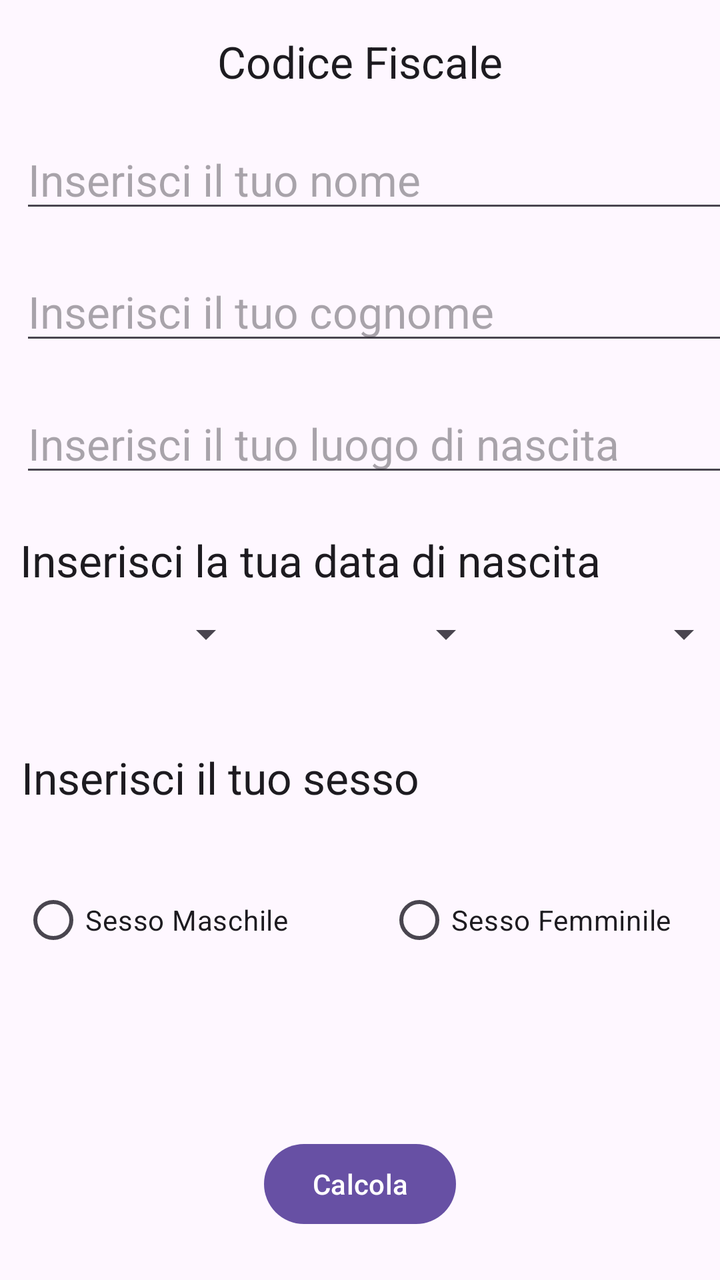
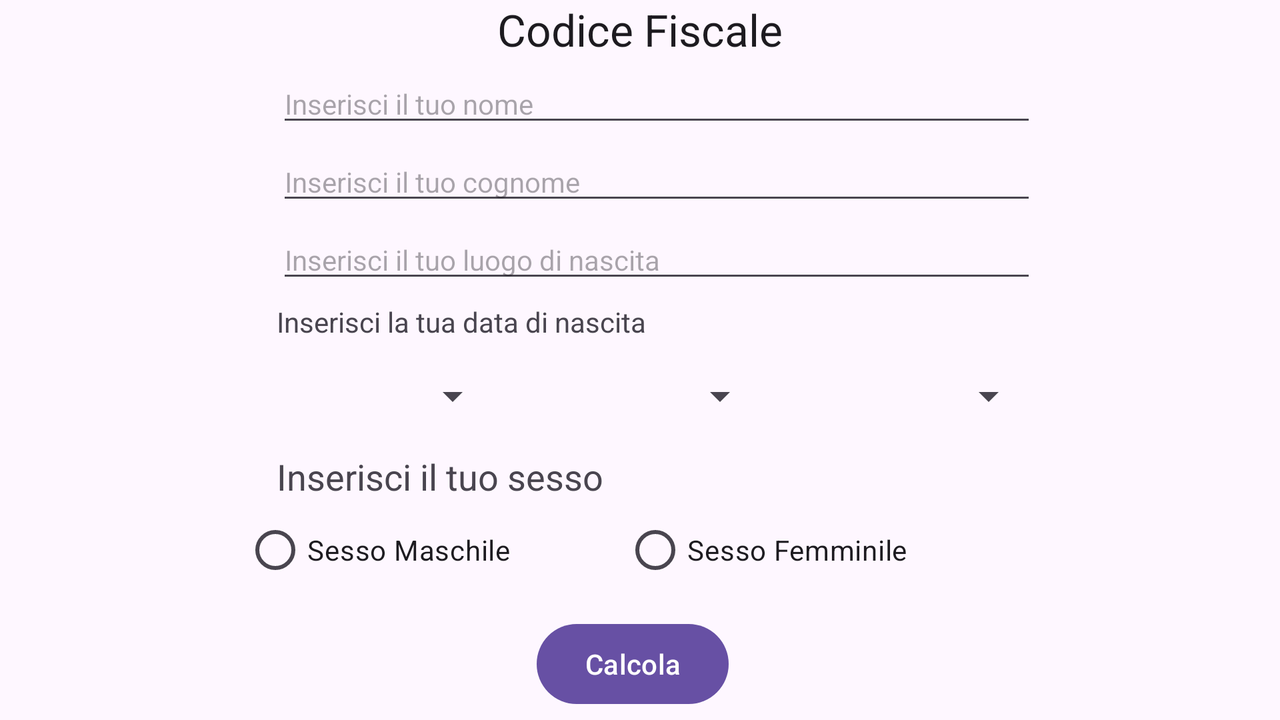

Two renders of one Android screen. The first uses the default layout on a phone; the second uses the alternative layout the repository ships for a different screen configuration, on a matching device. The two XML files are below.
<!-- AndroidManifest.xml: application theme Theme.CodiceFiscale -->
<!-- res/layout/activity_main.xml -->
<?xml version="1.0" encoding="utf-8"?>
<androidx.constraintlayout.widget.ConstraintLayout xmlns:android="http://schemas.android.com/apk/res/android"
    xmlns:app="http://schemas.android.com/apk/res-auto"
    xmlns:tools="http://schemas.android.com/tools"
    android:id="@+id/main"
    android:layout_width="match_parent"
    android:layout_height="match_parent"
    tools:context=".MainActivity"
    tools:layout_editor_absoluteX="0dp"
    tools:layout_editor_absoluteY="-14dp">

    <TextView
        android:id="@+id/DateOfBirth_textView"
        style="@style/Widget.AppCompat.TextView"
        android:layout_width="@dimen/text_layout_width"
        android:layout_height="@dimen/text_layout_height"
        android:layout_marginTop="88dp"
        android:layout_marginEnd="8dp"
        android:text="@string/DateOfBirth_TextViewValue"
        android:textAppearance="@style/TextAppearance.AppCompat.Large"
        app:layout_constraintEnd_toStartOf="@+id/guideline10"
        app:layout_constraintStart_toStartOf="@+id/guideline9"
        app:layout_constraintTop_toBottomOf="@+id/surname_editText" />


    <Spinner
        android:id="@+id/day_spinner"
        android:layout_width="112dp"
        android:layout_height="50dp"
        android:layout_marginStart="8dp"
        android:contextClickable="true"
        app:layout_constraintStart_toStartOf="@+id/guideline9"
        app:layout_constraintTop_toTopOf="@+id/guideline11" />

    <Spinner
        android:id="@+id/month_spinner"
        android:layout_width="112dp"
        android:layout_height="50dp"
        android:layout_marginStart="8dp"
        app:layout_constraintStart_toEndOf="@+id/day_spinner"
        app:layout_constraintTop_toTopOf="@+id/guideline11" />

    <Spinner
        android:id="@+id/year_spinner"
        android:layout_width="112dp"
        android:layout_height="50dp"
        android:layout_marginEnd="8dp"
        android:fadeScrollbars="false"
        app:layout_constraintEnd_toStartOf="@+id/guideline10"
        app:layout_constraintStart_toEndOf="@+id/month_spinner"
        app:layout_constraintTop_toTopOf="@+id/guideline11"
        tools:visibility="visible" />

    <TextView
        android:id="@+id/gender_textView"
        android:layout_width="@dimen/text_layout_width"
        android:layout_height="@dimen/text_layout_height"
        android:layout_marginTop="32dp"
        android:layout_marginEnd="8dp"
        android:text="@string/Gender_TextViewValue"
        android:textAppearance="@style/TextAppearance.AppCompat.Large"
        app:layout_constraintEnd_toStartOf="@+id/guideline10"
        app:layout_constraintHorizontal_bias="0.631"
        app:layout_constraintStart_toStartOf="@+id/guideline9"
        app:layout_constraintTop_toBottomOf="@+id/month_spinner" />

    <RadioGroup
        android:id="@+id/radioGroup"
        android:layout_width="360dp"
        android:layout_height="63dp"
        android:layout_marginTop="20dp"
        android:layout_marginEnd="8dp"
        android:orientation="horizontal"
        app:layout_constraintEnd_toStartOf="@+id/guideline10"
        app:layout_constraintHorizontal_bias="0.631"
        app:layout_constraintStart_toStartOf="@+id/guideline9"
        app:layout_constraintTop_toBottomOf="@+id/gender_textView">


        <RadioButton
            android:id="@+id/gender_male_radioButton"
            android:layout_width="183dp"
            android:layout_height="wrap_content"
            android:text="@string/Gender_Male_RadioButtonValue"
            tools:layout_conversion_absoluteHeight="48dp"
            tools:layout_conversion_absoluteWidth="180dp"
            tools:layout_editor_absoluteX="25dp"
            tools:layout_editor_absoluteY="394dp" />

        <RadioButton
            android:id="@+id/gender_female_radioButton"
            android:layout_width="177dp"
            android:layout_height="wrap_content"
            android:text="@string/Gender_Female_RadioButtonValue"
            tools:layout_conversion_absoluteHeight="48dp"
            tools:layout_conversion_absoluteWidth="180dp"
            tools:layout_editor_absoluteX="208dp"
            tools:layout_editor_absoluteY="394dp" />
    </RadioGroup>

    <TextView
        android:id="@+id/title_textView"
        android:layout_width="wrap_content"
        android:layout_height="wrap_content"
        android:layout_marginTop="16dp"
        android:text="@string/CodiceFiscale_textviewValue"
        android:textAppearance="@style/TextAppearance.AppCompat.Large"
        app:layout_constraintEnd_toEndOf="parent"
        app:layout_constraintStart_toStartOf="parent"
        app:layout_constraintTop_toTopOf="parent" />

    <EditText
        android:id="@+id/name_editText"
        android:layout_width="@dimen/text_layout_width"
        android:layout_height="@dimen/text_layout_height"
        android:layout_marginTop="24dp"
        android:layout_marginEnd="8dp"
        android:ems="10"
        android:hint="@string/name_EditTextValue"
        android:inputType="text"
        android:textAppearance="@style/TextAppearance.AppCompat.Large"
        app:layout_constraintEnd_toStartOf="@+id/guideline10"
        app:layout_constraintStart_toStartOf="@+id/guideline9"
        app:layout_constraintTop_toBottomOf="@+id/title_textView" />

    <EditText
        android:id="@+id/surname_editText"
        android:layout_width="@dimen/text_layout_width"
        android:layout_height="@dimen/text_layout_height"
        android:layout_marginTop="24dp"
        android:layout_marginEnd="8dp"
        android:ems="10"
        android:hint="@string/surname_EditTextValue"
        android:inputType="text"
        android:textAppearance="@style/TextAppearance.AppCompat.Large"
        app:layout_constraintEnd_toStartOf="@+id/guideline10"
        app:layout_constraintStart_toStartOf="@+id/guideline9"
        app:layout_constraintTop_toBottomOf="@+id/name_editText" />

    <AutoCompleteTextView
        android:id="@+id/place_of_birth_AutoCompTextView"
        android:layout_width="@dimen/text_layout_width"
        android:layout_height="@dimen/text_layout_height"
        android:layout_marginTop="24dp"
        android:layout_marginEnd="8dp"
        android:ems="10"
        android:hint="@string/PlaceOfBirth_EditTextValue"
        android:inputType="text"
        android:textAppearance="@style/TextAppearance.AppCompat.Large"
        app:layout_constraintEnd_toStartOf="@+id/guideline10"
        app:layout_constraintStart_toStartOf="@+id/guideline9"
        app:layout_constraintTop_toBottomOf="@+id/surname_editText" />

    <Button
        android:id="@+id/submit_btn"
        android:layout_width="wrap_content"
        android:layout_height="wrap_content"
        android:layout_marginBottom="24dp"
        android:text="@string/submit_btnValue"
        app:layout_constraintBottom_toBottomOf="parent"
        app:layout_constraintEnd_toEndOf="parent"
        app:layout_constraintStart_toStartOf="parent" />

    <androidx.constraintlayout.widget.Guideline
        android:id="@+id/guideline9"
        android:layout_width="wrap_content"
        android:layout_height="wrap_content"
        android:layout_marginStart="8dp"
        android:layout_marginEnd="8dp"
        android:orientation="vertical"
        app:layout_constraintEnd_toEndOf="parent"
        app:layout_constraintGuide_begin="7dp"
        app:layout_constraintStart_toStartOf="parent" />

    <androidx.constraintlayout.widget.Guideline
        android:id="@+id/guideline10"
        android:layout_width="wrap_content"
        android:layout_height="wrap_content"
        android:orientation="vertical"
        app:layout_constraintGuide_begin="381dp" />

    <androidx.constraintlayout.widget.Guideline
        android:id="@+id/guideline11"
        android:layout_width="wrap_content"
        android:layout_height="wrap_content"
        android:layout_marginEnd="411dp"
        android:orientation="horizontal"
        app:layout_constraintEnd_toEndOf="parent"
        app:layout_constraintGuide_begin="292dp"
        app:layout_constraintStart_toStartOf="parent"
        app:layout_constraintTop_toTopOf="parent" />

</androidx.constraintlayout.widget.ConstraintLayout>
<!-- resources referenced by this layout -->
<resources>
  <dimen name="text_layout_height"> 42dp </dimen>
  <dimen name="text_layout_width">360dp</dimen>
  <string name="CodiceFiscale_textviewValue">Codice Fiscale</string>
  <string name="DateOfBirth_TextViewValue">Inserisci la tua data di nascita</string>
  <string name="Gender_Female_RadioButtonValue">Sesso Femminile</string>
  <string name="Gender_Male_RadioButtonValue">Sesso Maschile</string>
  <string name="Gender_TextViewValue">Inserisci il tuo sesso</string>
  <string name="PlaceOfBirth_EditTextValue">Inserisci il tuo luogo di nascita</string>
  <string name="name_EditTextValue">Inserisci il tuo nome</string>
  <string name="submit_btnValue">Calcola</string>
  <string name="surname_EditTextValue">Inserisci il tuo cognome</string>
  <style name="Theme.CodiceFiscale" parent="Base.Theme.CodiceFiscale" />
  <style name="Base.Theme.CodiceFiscale" parent="Theme.Material3.DayNight.NoActionBar">
          
          
      </style>
</resources>
<!-- res/layout-land/activity_main.xml (the repository's variant of the layout above) -->
<!-- drawn on the phone turned sideways -->
<?xml version="1.0" encoding="utf-8"?>
<androidx.constraintlayout.widget.ConstraintLayout xmlns:android="http://schemas.android.com/apk/res/android"
    xmlns:app="http://schemas.android.com/apk/res-auto"
    xmlns:tools="http://schemas.android.com/tools"
    android:id="@+id/main"
    android:layout_width="match_parent"
    android:layout_height="match_parent"
    tools:context=".MainActivity"
    tools:layout_editor_absoluteX="3dp"
    tools:layout_editor_absoluteY="-4dp">


    <RadioGroup
        android:id="@+id/radioGroup"
        android:layout_width="422dp"
        android:layout_height="65dp"
        android:layout_marginTop="4dp"
        android:orientation="horizontal"
        app:layout_constraintEnd_toEndOf="parent"
        app:layout_constraintHorizontal_bias="0.558"
        app:layout_constraintStart_toStartOf="parent"
        app:layout_constraintTop_toBottomOf="@+id/gender_textView">


        <RadioButton
            android:id="@+id/gender_male_radioButton"
            android:layout_width="190dp"
            android:layout_height="wrap_content"
            android:text="@string/Gender_Male_RadioButtonValue"
            tools:layout_conversion_absoluteHeight="48dp"
            tools:layout_conversion_absoluteWidth="180dp"
            tools:layout_editor_absoluteX="-23dp"
            tools:layout_editor_absoluteY="407dp" />

        <RadioButton
            android:id="@+id/gender_female_radioButton"
            android:layout_width="190dp"
            android:layout_height="wrap_content"
            android:text="@string/Gender_Female_RadioButtonValue"
            tools:layout_conversion_absoluteHeight="48dp"
            tools:layout_conversion_absoluteWidth="180dp"
            tools:layout_editor_absoluteX="157dp"
            tools:layout_editor_absoluteY="407dp" />
    </RadioGroup>

    <Button
        android:id="@+id/submit_btn"
        android:layout_width="wrap_content"
        android:layout_height="wrap_content"
        android:layout_marginBottom="4dp"
        android:text="@string/submit_btnValue"
        app:layout_constraintBottom_toBottomOf="parent"
        app:layout_constraintEnd_toEndOf="parent"
        app:layout_constraintHorizontal_bias="0.493"
        app:layout_constraintStart_toStartOf="parent" />

    <TextView
        android:id="@+id/title_textView"
        android:layout_width="wrap_content"
        android:layout_height="wrap_content"
        android:text="@string/CodiceFiscale_textviewValue"
        android:textAppearance="@style/TextAppearance.AppCompat.Large"
        app:layout_constraintEnd_toEndOf="parent"
        app:layout_constraintStart_toStartOf="parent"
        app:layout_constraintTop_toTopOf="parent" />

    <EditText
        android:id="@+id/name_editText"
        android:layout_width="380dp"
        android:layout_height="35dp"
        android:layout_marginTop="4dp"
        android:ems="10"
        android:hint="@string/name_EditTextValue"
        android:inputType="text"
        android:textAppearance="@style/TextAppearance.AppCompat.Small"
        app:layout_constraintEnd_toEndOf="parent"
        app:layout_constraintHorizontal_bias="0.532"
        app:layout_constraintStart_toStartOf="parent"
        app:layout_constraintTop_toBottomOf="@+id/title_textView" />

    <TextView
        android:id="@+id/gender_textView"
        android:layout_width="380dp"
        android:layout_height="21dp"
        android:layout_marginTop="8dp"
        android:text="@string/Gender_TextViewValue"
        android:textAppearance="@style/TextAppearance.AppCompat.Medium"
        app:layout_constraintEnd_toEndOf="parent"
        app:layout_constraintHorizontal_bias="0.532"
        app:layout_constraintStart_toStartOf="parent"
        app:layout_constraintTop_toBottomOf="@+id/month_spinner" />

    <Spinner
        android:id="@+id/year_spinner"
        android:layout_width="112dp"
        android:layout_height="40dp"
        android:layout_marginBottom="20dp"
        app:layout_constraintBottom_toTopOf="@+id/guideline2"
        app:layout_constraintEnd_toEndOf="@+id/DateOfBirth_textView" />

    <AutoCompleteTextView
        android:id="@+id/place_of_birth_AutoCompTextView"
        android:layout_width="380dp"
        android:layout_height="35dp"
        android:layout_marginTop="4dp"
        android:ems="10"
        android:hint="@string/PlaceOfBirth_EditTextValue"
        android:inputType="text"
        android:textAppearance="@style/TextAppearance.AppCompat.Small"
        app:layout_constraintEnd_toEndOf="parent"
        app:layout_constraintHorizontal_bias="0.532"
        app:layout_constraintStart_toStartOf="parent"
        app:layout_constraintTop_toBottomOf="@+id/surname_editText" />

    <TextView
        android:id="@+id/DateOfBirth_textView"
        android:layout_width="380dp"
        android:layout_height="21dp"
        android:layout_marginTop="44dp"
        android:text="@string/DateOfBirth_TextViewValue"
        android:textAppearance="@style/TextAppearance.AppCompat.Small"
        app:layout_constraintEnd_toEndOf="parent"
        app:layout_constraintHorizontal_bias="0.532"
        app:layout_constraintStart_toStartOf="parent"
        app:layout_constraintTop_toBottomOf="@+id/surname_editText" />

    <Spinner
        android:id="@+id/month_spinner"
        android:layout_width="112dp"
        android:layout_height="40dp"
        android:layout_marginBottom="20dp"
        app:layout_constraintBottom_toTopOf="@+id/guideline2"
        app:layout_constraintEnd_toStartOf="@+id/year_spinner"
        app:layout_constraintHorizontal_bias="0.489"
        app:layout_constraintStart_toEndOf="@+id/day_spinner" />

    <Spinner
        android:id="@+id/day_spinner"
        android:layout_width="112dp"
        android:layout_height="40dp"
        android:layout_marginBottom="20dp"
        android:contextClickable="true"
        app:layout_constraintBottom_toTopOf="@+id/guideline2"
        app:layout_constraintStart_toStartOf="@+id/DateOfBirth_textView" />

    <EditText
        android:id="@+id/surname_editText"
        android:layout_width="380dp"
        android:layout_height="35dp"
        android:layout_marginTop="4dp"
        android:ems="10"
        android:hint="@string/surname_EditTextValue"
        android:inputType="text"
        android:textAppearance="@style/TextAppearance.AppCompat.Small"
        app:layout_constraintEnd_toEndOf="parent"
        app:layout_constraintHorizontal_bias="0.532"
        app:layout_constraintStart_toStartOf="parent"
        app:layout_constraintTop_toBottomOf="@+id/name_editText" />

    <androidx.constraintlayout.widget.Guideline
        android:id="@+id/guideline2"
        android:layout_width="380dp"
        android:layout_height="35dp"
        android:orientation="horizontal"
        app:layout_constraintGuide_begin="238dp" />

    <androidx.constraintlayout.widget.Guideline
        android:id="@+id/guideline3"
        android:layout_width="wrap_content"
        android:layout_height="wrap_content"
        android:orientation="vertical"
        app:layout_constraintGuide_begin="185dp" />

    <androidx.constraintlayout.widget.Guideline
        android:id="@+id/guideline4"
        android:layout_width="wrap_content"
        android:layout_height="wrap_content"
        android:orientation="vertical"
        app:layout_constraintGuide_begin="567dp" />

</androidx.constraintlayout.widget.ConstraintLayout>
<!-- resources referenced by the variant -->
<!-- as the phone turned sideways resolves them -->
<resources>
  <string name="CodiceFiscale_textviewValue">Codice Fiscale</string>
  <string name="DateOfBirth_TextViewValue">Inserisci la tua data di nascita</string>
  <string name="Gender_Female_RadioButtonValue">Sesso Femminile</string>
  <string name="Gender_Male_RadioButtonValue">Sesso Maschile</string>
  <string name="Gender_TextViewValue">Inserisci il tuo sesso</string>
  <string name="PlaceOfBirth_EditTextValue">Inserisci il tuo luogo di nascita</string>
  <string name="name_EditTextValue">Inserisci il tuo nome</string>
  <string name="submit_btnValue">Calcola</string>
  <string name="surname_EditTextValue">Inserisci il tuo cognome</string>
  <style name="Theme.CodiceFiscale" parent="Base.Theme.CodiceFiscale" />
  <style name="Base.Theme.CodiceFiscale" parent="Theme.Material3.DayNight.NoActionBar">
          
          
      </style>
</resources>
